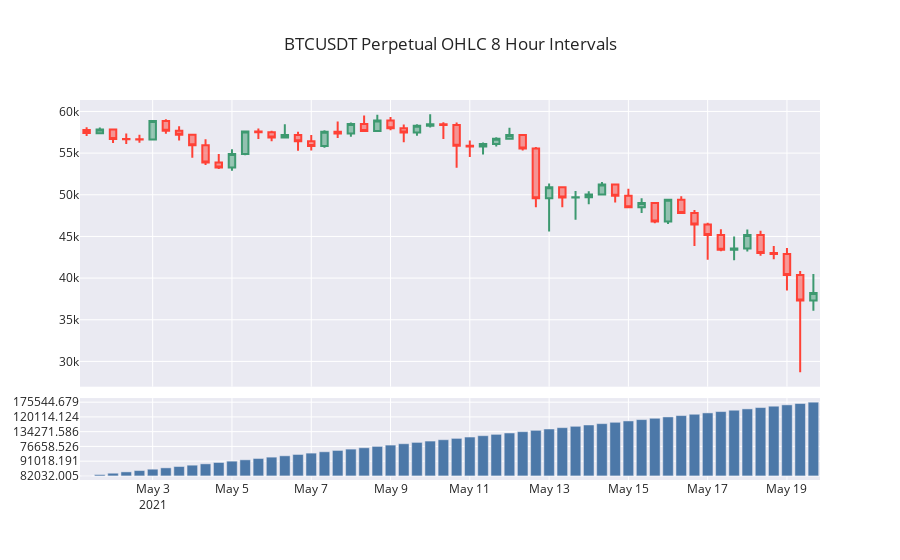

Notebook source saved alongside this figure:
### Markdown cell above
## Contracts

### Code cell
df_perpetual = utils.get_continuous_contracts(pair="BTCUSDT", start_time="2021-05-01")
utils.make_price_volume_chart(df_perpetual, title="BTCUSDT Perpetual OHLC 8 Hour Intervals")
